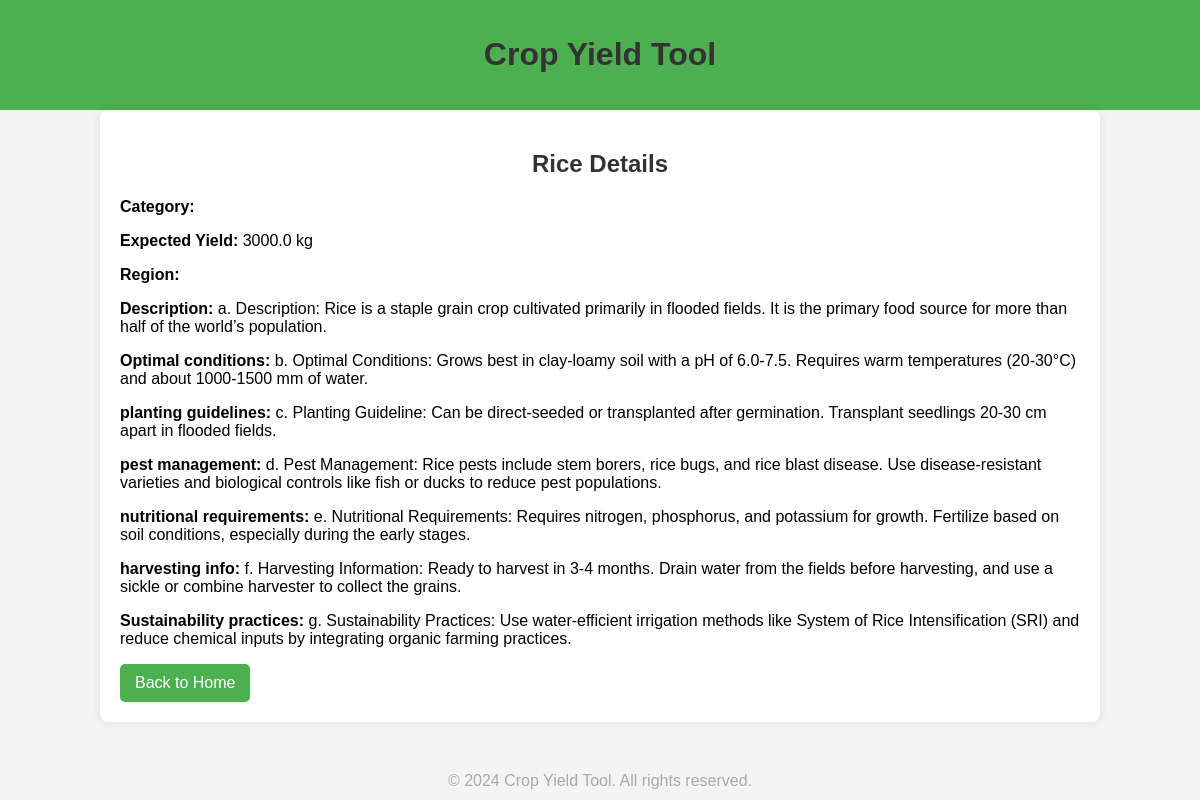
Page /crop/2/ on the committed database.
### yield_manager/models.py (models this page shows, shortened)
class Crop(models.Model):
    name = models.CharField(max_length=100)
    Region = models.TextField(default="No description")
    categories = models.TextField(default="No description")
    planting_date = models.DateField(default="No description")
    expected_yield = models.FloatField(default="No description")
    description = models.TextField(default="No description")
    optimal_conditions = models.TextField(default="no value")
    planting_guidelines = models.TextField(default="no value")
    pest_management = models.TextField(default="no value")
    nutritional_requirements = models.TextField(default="no value")
    harvesting_info = models.TextField(default="no value")
    sustainability_practices = models.TextField(default="no value")

### yield_manager/views.py (the view)
# urls.py: path('crop/<int:crop_id>/', views.crop_detail, name='crop_detail'),
def crop_detail(request, crop_id):
    crop = Crop.objects.get(id=crop_id)
    return render(request, 'yield_manager/crop_detail.html', {'crop': crop})

### yield_manager/templates/yield_manager/crop_detail.html (shortened to what this page needs)
{% load static %}
<!DOCTYPE html>
<html lang="en">
<head>
    <link rel="stylesheet" href="{% static 'yield_manager/css/styles.css' %}">
</head>
<body>
    <header>
        <h1>Crop Yield Tool</h1>
    </header>
    <div class="container">
        <h2>{{ crop.name }} Details</h2>
        <p><strong>Category:</strong> {{ crop.category }}</p>
        <p><strong>Expected Yield:</strong> {{ crop.expected_yield }} kg</p>
        <p><strong>Region:</strong> {{ crop.region }}</p>
        <p><strong>Description:</strong> {{ crop.description }}</p>
        <p><strong>Optimal conditions:</strong> {{ crop.optimal_conditions }}</p>
        <p><strong>planting guidelines:</strong> {{ crop.planting_guidelines }}</p>
        <p><strong>pest management:</strong> {{ crop.pest_management }}</p>
        <p><strong>nutritional requirements:</strong> {{ crop.nutritional_requirements }}</p>
        <p><strong>harvesting info:</strong> {{ crop.harvesting_info }}</p>
        <p><strong>Sustainability practices:</strong> {{ crop.sustainability_practices }}</p>
        <a href="{% url 'home' %}" class="btn">Back to Home</a>
    </div>
    <footer>
        &copy; 2024 Crop Yield Tool. All rights reserved.
    </footer>
</body>
</html>

### yield_manager/static/yield_manager/css/styles.css (style rules this page uses)
body { font-family: Arial, sans-serif; background-color: #f4f4f4; margin: 0; padding: 0; }
header { background-color: #4CAF50; color: white; padding: 15px; text-align: center; }
h1, h2 { color: #333; text-align: center; }
.container { width: 80%; margin: 0 auto; padding: 20px; background-color: white; box-shadow: 0 0 10px rgba(0, 0, 0, 0.1); border-radius: 8px; }
.btn { display: inline-block; padding: 10px 15px; background-color: #4CAF50; color: white; text-decoration: none; border-radius: 5px; }
footer { margin-top: 50px; text-align: center; color: #aaa; }

### rows in the picture
Crop: name "Rice", expected_yield "3000.0", description "a. Description: Rice is a staple grain crop cultivated primarily in flooded fields. It is the primary food source for more than half of the world’s population.", optimal_conditions "b. Optimal Conditions: Grows best in clay-loamy soil with a pH of 6.0-7.5. Requires warm temperatures (20-30°C) and about 1000-1500 mm of water.", planting_guidelines "c. Planting Guideline: Can be direct-seeded or transplanted after germination. Transplant seedlings 20-30 cm apart in flooded fields.", pest_management "d. Pest Management: Rice pests include stem borers, rice bugs, and rice blast disease. Use disease-resistant varieties and biological controls like fish or ducks to reduce pest populations.", nutritional_requirements "e. Nutritional Requirements: Requires nitrogen, phosphorus, and potassium for growth. Fertilize based on soil conditions, especially during the early stages.", harvesting_info "f. Harvesting Information: Ready to harvest in 3-4 months. Drain water from the fields before harvesting, and use a sickle or combine harvester to collect the grains.", sustainability_practices "g. Sustainability Practices: Use water-efficient irrigation methods like System of Rice Intensification (SRI) and reduce chemical inputs by integrating organic farming practices."
